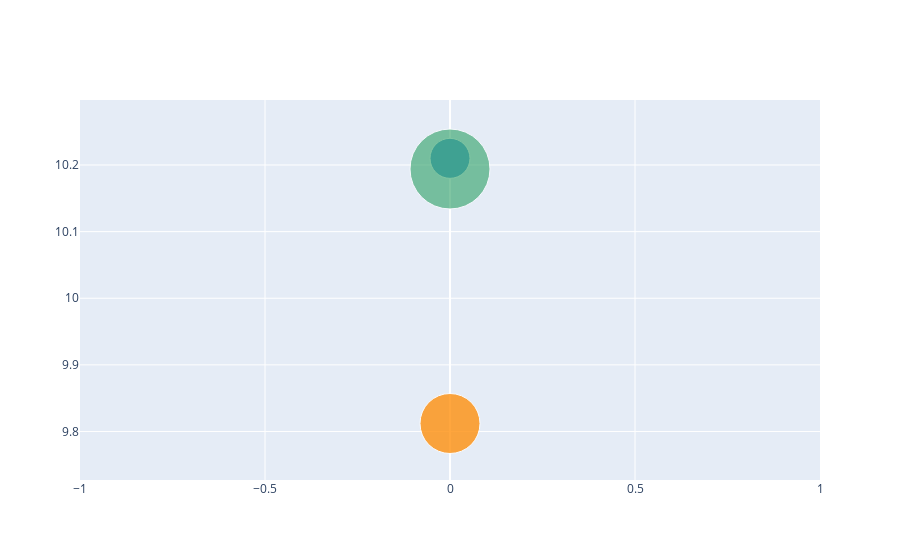

Notebook code for this chart:
### Code cell
fig=go.Figure(data=[go.Scatter(x=[0,0,0], y=rsn_df['MEAN'], text=['A<br>size: 40', 'B<br>size: 60', 'C<br>size: 80'],mode='markers', marker=dict(color=['rgb(93, 164, 214)', 'rgb(255, 144, 14)','rgb(44, 160, 101)'],opacity=[1, 0.8, 0.6],size=[40, 60, 80]))])
fig.show()

### Figure 1 — Plotly figure (JSON) as saved in the notebook; plotly's stock layout.template omitted (floating-point values rounded to 4 significant figures)
{"data": [{"marker": {"color": ["rgb(93, 164, 214)", "rgb(255, 144, 14)", "rgb(44, 160, 101)"], "opacity": [1, 0.8, 0.6], "size": [40, 60, 80]}, "mode": "markers", "text": ["A<br>size: 40", "B<br>size: 60", "C<br>size: 80"], "type": "scatter", "x": [0, 0, 0], "y": [10.21, 9.812, 10.19]}], "layout": {}}
